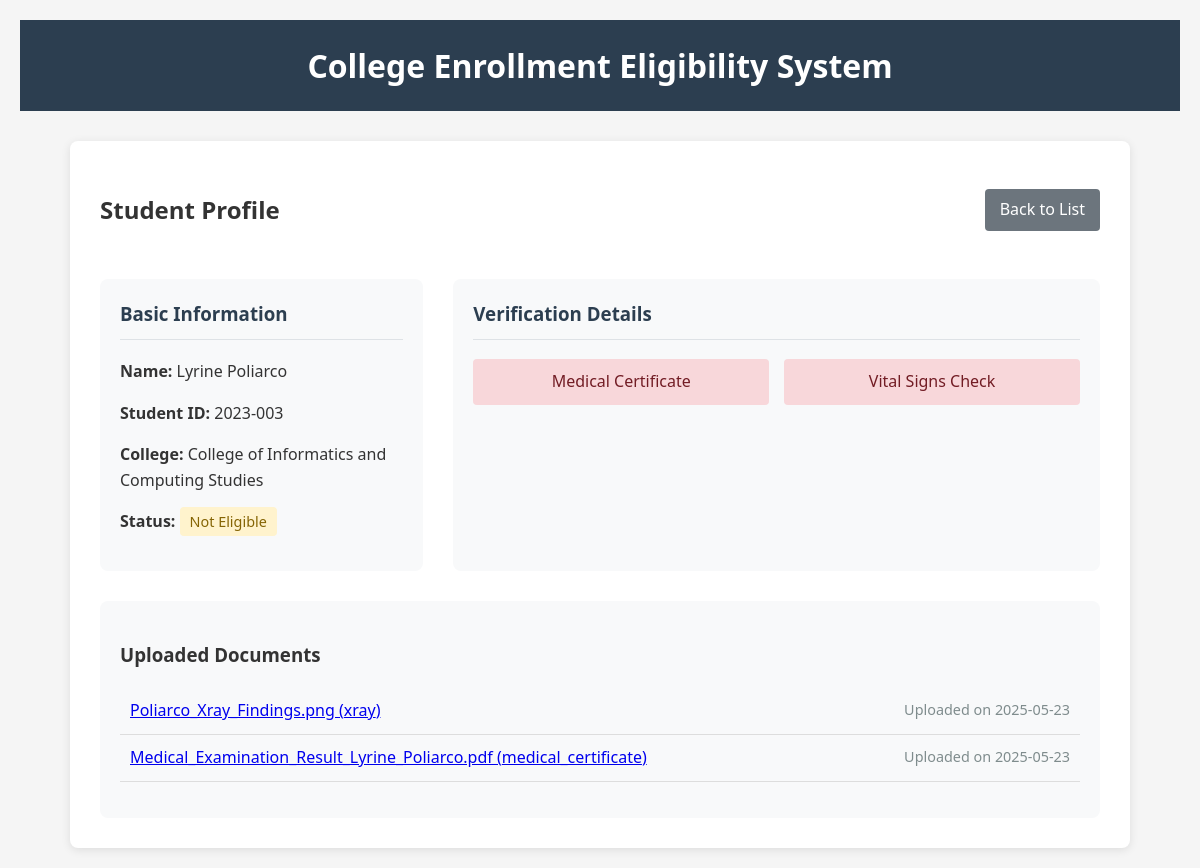
Page /admin/profile/3 on the committed database.
### models.py (models this page shows, shortened)
class Student(db.Model):
    id = db.Column(db.Integer, primary_key=True)
    name = db.Column(db.String(100), nullable=False)
    student_id = db.Column(db.String(20), unique=True, nullable=False)
    college_id = db.Column(db.Integer, db.ForeignKey('college.id'), nullable=False)
    is_eligible = db.Column(db.Boolean, default=False)
    physical_exam = db.Column(db.Boolean, default=False)
    vital_signs = db.Column(db.Boolean, default=False)
    vision_test = db.Column(db.Boolean, default=False)
    hearing_test = db.Column(db.Boolean, default=False)
    cbc_test = db.Column(db.Boolean, default=False)
    urinalysis = db.Column(db.Boolean, default=False)
    drug_test = db.Column(db.Boolean, default=False)
    chest_xray = db.Column(db.Boolean, default=False)
    tb_screening = db.Column(db.Boolean, default=False)
    hepatitis_b = db.Column(db.Boolean, default=False)
    mmr = db.Column(db.Boolean, default=False)
    varicella = db.Column(db.Boolean, default=False)
    tdap = db.Column(db.Boolean, default=False)
    meningococcal = db.Column(db.Boolean, default=False)
    covid_vaccine = db.Column(db.Boolean, default=False)
    hiv_test = db.Column(db.Boolean, default=False)

class College(db.Model):
    id = db.Column(db.Integer, primary_key=True)
    name = db.Column(db.String(100), unique=True, nullable=False)
    students = db.relationship('Student', backref='college', lazy=True)

class UploadedFile(db.Model):
    id = db.Column(db.Integer, primary_key=True)
    filename = db.Column(db.String(100), nullable=False)
    filepath = db.Column(db.String(200), nullable=False)
    file_type = db.Column(db.String(50), nullable=False)
    upload_date = db.Column(db.DateTime, default=datetime.utcnow)
    student_id = db.Column(db.Integer, db.ForeignKey('student.id'), nullable=False)
    student = db.relationship('Student', backref='uploaded_files')

### app.py (the view)
@app.route('/admin/profile/<int:student_id>')
def admin_student_profile(student_id):
    student = Student.query.get_or_404(student_id)
    uploaded_files = UploadedFile.query.filter_by(student_id=student_id).all()
    return render_template('admin/profile.html', student=student, uploaded_files=uploaded_files)

### templates/admin/profile.html
{% extends "base.html" %}
{% block content %}
<div class="student-profile">
    <div class="profile-header">
        <h2>Student Profile</h2>
        <a href="{{ url_for('admin_student_list', college_id=student.college_id) }}" class="btn back-btn">Back to List</a>
    </div>
    <div class="profile-info">
        <div class="info-card">
            <h3>Basic Information</h3>
            <p><strong>Name:</strong> {{ student.name }}</p>
            <p><strong>Student ID:</strong> {{ student.student_id }}</p>
            <p><strong>College:</strong> {{ student.college.name }}</p>
            <p><strong>Status:</strong>
                <span class="status {% if student.is_eligible %}eligible{% else %}not-eligible{% endif %}">
                    {% if student.is_eligible %}Eligible to Enroll{% else %}Not Eligible{% endif %}
                </span>
            </p>
        </div>
        <div class="requirements-card">
            <h3>Verification Details</h3>
            <div class="requirements-grid">
                <div class="requirement {% if student.physical_exam %}met{% else %}not-met{% endif %}">
                    Medical Certificate
                </div>
                <div class="requirement {% if student.vital_signs %}met{% else %}not-met{% endif %}">
                    Vital Signs Check
                </div>
            </div>
        </div>
    </div>
    <div class="uploaded-files">
        <h3>Uploaded Documents</h3>
        {% if uploaded_files %}
            <ul>
                {% for file in uploaded_files %}
                <li>
                    <a href="{{ url_for('uploaded_file', filename=file.filename) }}" target="_blank">
                        {{ file.filename }} ({{ file.file_type }})
                    </a>
                    <span class="upload-date">Uploaded on {{ file.upload_date.strftime('%Y-%m-%d') }}</span>
                </li>
                {% endfor %}
            </ul>
        {% else %}
            <p>No documents uploaded by student.</p>
        {% endif %}
    </div>
</div>
{% endblock %}

### static/style.css (style rules this page uses)
body { font-family: 'Segoe UI', Tahoma, Geneva, Verdana, sans-serif; line-height: 1.6; color: #333; background-color: #f5f5f5; margin: 0; padding: 0; }
.btn { display: inline-block; padding: 8px 15px; text-decoration: none; border-radius: 4px; font-weight: 500; transition: all 0.3s ease; border: none; cursor: pointer; }
.back-btn { background-color: #6c757d; color: white; }
.status { padding: 5px 10px; border-radius: 4px; font-weight: 500; font-size: 0.9em; }
.status.not-eligible { background-color: #fff3cd; color: #856404; }
.student-profile { background-color: white; padding: 30px; border-radius: 8px; box-shadow: 0 2px 10px rgba(0, 0, 0, 0.1); max-width: 1000px; margin: 0 auto; }
.profile-header { display: flex; justify-content: space-between; align-items: center; margin-bottom: 30px; }
.profile-info { display: grid; grid-template-columns: 1fr 2fr; gap: 30px; }
.info-card, .requirements-card { background-color: #f8f9fa; padding: 20px; border-radius: 8px; }
.info-card h3, .requirements-card h3 { margin-top: 0; color: #2c3e50; padding-bottom: 10px; border-bottom: 1px solid #dee2e6; }
.requirements-grid { display: grid; grid-template-columns: repeat(auto-fill, minmax(200px, 1fr)); gap: 15px; }
.requirement { padding: 10px; border-radius: 4px; text-align: center; }
.requirement.not-met { background-color: #f8d7da; color: #721c24; }
.upload-date { color: #7f8c8d; font-size: 0.9em; }
.uploaded-files { margin-top: 30px; background-color: #f8f9fa; padding: 20px; border-radius: 8px; }
.uploaded-files ul { list-style: none; padding: 0; }
.uploaded-files li { padding: 10px; border-bottom: 1px solid #ddd; display: flex; justify-content: space-between; }

### rows in the picture
Student: name "Lyrine Poliarco", student_id "2023-003"
College: college.name "College of Informatics and Computing Studies"
UploadedFile: filename "Poliarco_Xray_Findings.png", file_type "xray", upload_date "2025-05-23"
UploadedFile: filename "Medical_Examination_Result_Lyrine_Poliarco.pdf", file_type "medical_certificate", upload_date "2025-05-23"
